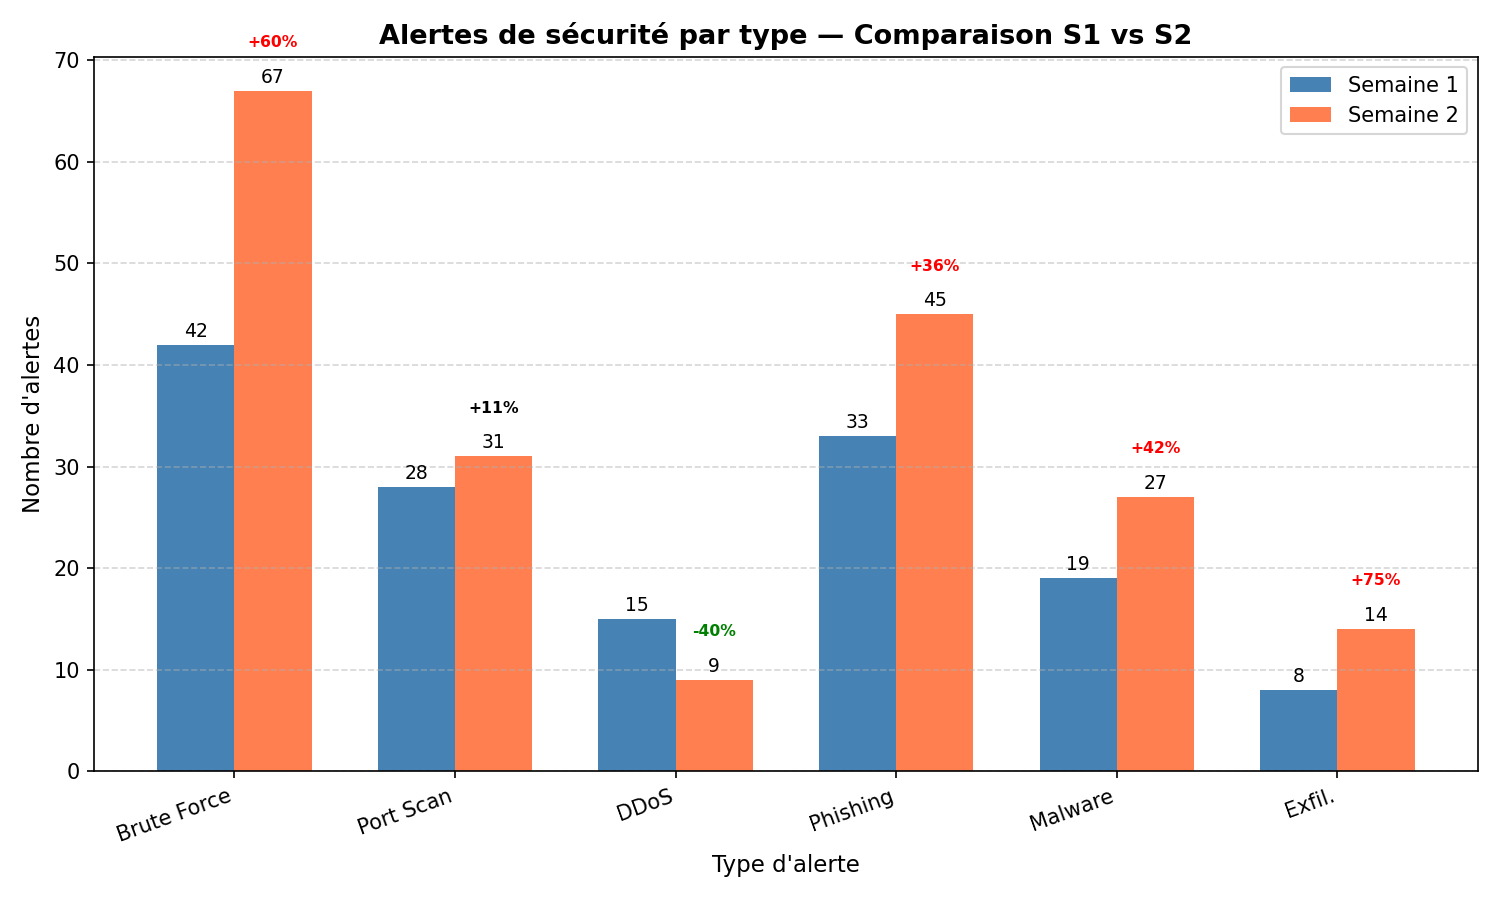

Here is the Python script that generated this plot:
"""
EFREI Paris — Master 1 Cybersécurité
TP Visualisation — Exercice 2 : Alertes par type – Barres groupées
"""

import matplotlib.pyplot as plt
import numpy as np

types_alertes = ['Brute Force', 'Port Scan', 'DDoS', 'Phishing', 'Malware', 'Exfil.']
semaine_1 = [42, 28, 15, 33, 19, 8]
semaine_2 = [67, 31, 9, 45, 27, 14]

x = np.arange(len(types_alertes))
width = 0.35

fig, ax = plt.subplots(figsize=(10, 6))

# 1 & 2 — Barres groupées
bars1 = ax.bar(x - width / 2, semaine_1, width, label='Semaine 1', color='steelblue')
bars2 = ax.bar(x + width / 2, semaine_2, width, label='Semaine 2', color='coral')

# 3 — Valeurs au-dessus des barres
ax.bar_label(bars1, padding=2, fontsize=9)
ax.bar_label(bars2, padding=2, fontsize=9)

# BONUS — Taux d'évolution S1 → S2
for i, (s1, s2) in enumerate(zip(semaine_1, semaine_2)):
    taux = (s2 - s1) / s1 * 100
    couleur = 'red' if taux > 30 else ('green' if taux < 0 else 'black')
    signe = '+' if taux >= 0 else ''
    ax.text(x[i] + width / 2, s2 + 4,
            f'{signe}{taux:.0f}%',
            ha='center', va='bottom', fontsize=7.5,
            color=couleur, fontweight='bold')

# 4 — Personnalisation
ax.set_title('Alertes de sécurité par type — Comparaison S1 vs S2', fontsize=13, fontweight='bold')
ax.set_xlabel('Type d\'alerte', fontsize=11)
ax.set_ylabel('Nombre d\'alertes', fontsize=11)
ax.set_xticks(x)
ax.set_xticklabels(types_alertes, rotation=20, ha='right')
ax.legend(fontsize=10)
ax.grid(axis='y', linestyle='--', alpha=0.5)

# 5 — Sauvegarde
plt.tight_layout()
plt.savefig('ex2_alertes_barres.png', dpi=150)
plt.show()
print("ex2_alertes_barres.png sauvegardé.")
